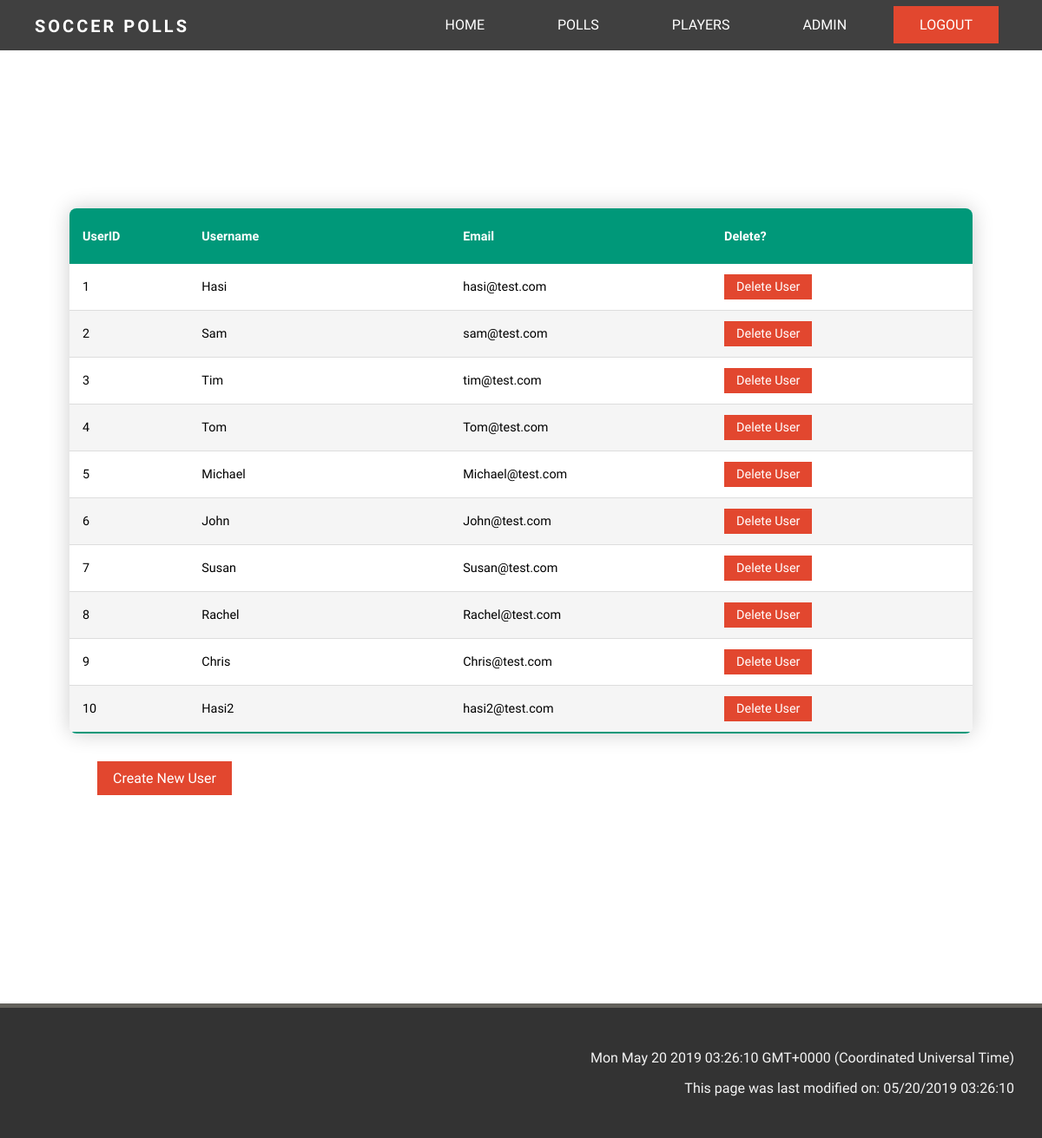
The page /admin (signed in) on the database its author committed.
### app/models.py (models this page shows, shortened)
class User(UserMixin, db.Model):
    id = db.Column(db.Integer, primary_key=True)
    username = db.Column(db.String(64), index=True, unique=True)
    email = db.Column(db.String(120), index=True, unique=True)
    password_hash = db.Column(db.String(128))
    admin = db.Column(db.Boolean, index=False, default=False)
    createdpolls = db.relationship('Polls', backref='creator', lazy='dynamic')
    voter = db.relationship('PollVote', backref='voter', lazy='dynamic')

### app/routes.py (the view)
@app.route('/admin')
@login_required
def admin():
    if current_user.is_anonymous:
        return redirect(url_for('unauthorised'))
    if not current_user.admin:
        return redirect(url_for('unauthorised'))
    users = User.query.all()
    return render_template('admin.html', title='Admin Page', users=users)

### app/models.py (called while the page is built)
@login.user_loader
def load_user(id):
    return User.query.get(int(id))

### app/templates/admin.html (shortened to what this page needs)
<!DOCTYPE html>
<html lang="en">
<head>
</head>
{% extends "base2.html" %}
{% block content %}
<div class="table-container">
    <table class="table-content">
        <thead>
            <tr>
                <th>UserID</th>
                <th>Username</th>
                <th>Email</th>
                <th>Delete?</th>
            </tr>
        </thead>
        <tbody>{% for user in users %}
            <tr id=user.id>
                <td>{{ user.id }} </td>
                <td class="fix-size">{{ user.username }}</td>
                <td class="fix-size">{{ user.email }}</td>
                <td class="fix-size"><a href="{{ url_for('deluser', userid=user.id) }}" class="tablebtn">Delete User</a></td>
            </tr>
            {% endfor %}
        </tbody>
    </table>
    <a href="{{ url_for('usercreate')}}" class="otherbtn">Create New User </a>
</div>
{% endblock %}

### app/static/style/style.css (style rules this page uses)
*, *::before, *::after { box-sizing: border-box; }
body { margin: 0; padding: 0; font-family: 'PT Sans', sans-serif; font-weight: 400; background-color: #fff; }
.table-container { margin: 15rem 5rem; }
.fix-size { min-width: 161px; }
.table-content { border-collapse: collapse; font-size: 0.9em; border-radius: 0.5rem; overflow: hidden; box-shadow: 0 0 25px rgba(0, 0, 0, 0.2); width: 100%; }
.table-content thead tr { background-color: #009879; text-align: left; color: white; font-weight: bold; height: 4rem; }
.table-content tbody tr { height: 3rem; }
.table-content th, .table-content td { padding: 12px 15px; }
.table-content tbody tr { border-bottom: 1px solid #dddddd; background-color: white; }
.table-content tbody tr:nth-of-type(even) { background-color: #f5f5f5; }
.table-content tbody tr:last-of-type { border-bottom: 2px solid #009879; }
.tablebtn { width: auto; padding: 6px 14px; background-color: #E2472F; color: white; display: inline-block; text-decoration: none; }
.otherbtn { margin: 2rem; width: auto; padding: 10px 18px; background-color: #E2472F; color: white; display: inline-block; text-decoration: none; margin-bottom: auto; }

### rows shown on the page
User: id "1", username "Hasi", email "hasi@test.com"
User: id "2", username "Sam", email "sam@test.com"
User: id "3", username "Tim", email "tim@test.com"
User: id "4", username "Tom", email "Tom@test.com"
User: id "5", username "Michael", email "Michael@test.com"
User: id "6", username "John", email "John@test.com"
User: id "7", username "Susan", email "Susan@test.com"
User: id "8", username "Rachel", email "Rachel@test.com"
User: id "9", username "Chris", email "Chris@test.com"
User: id "10", username "Hasi2", email "hasi2@test.com"
